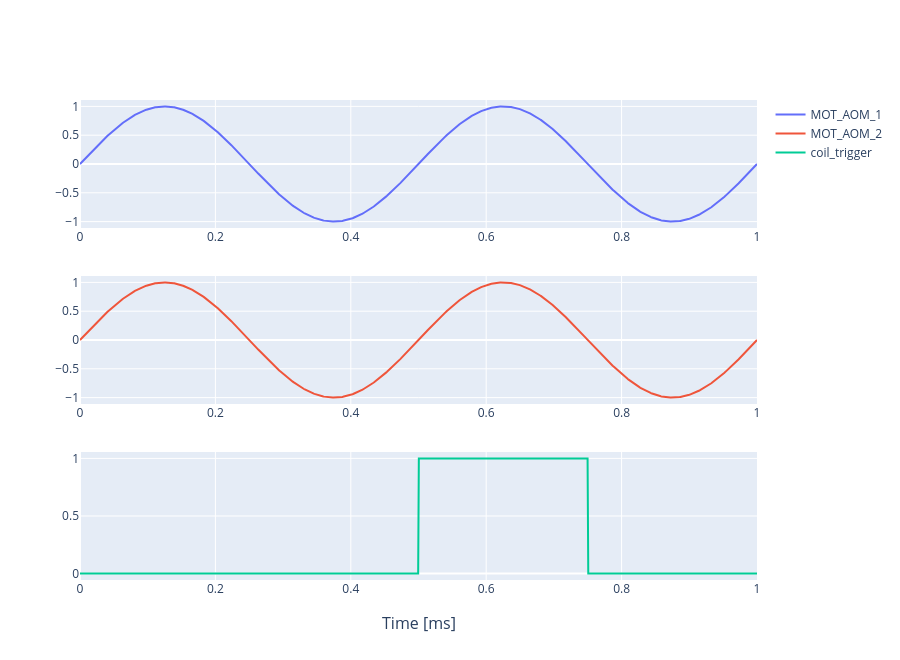

The notebook cell this image was saved under:
### Code cell
plot_sequence([MOT_AOM_1, MOT_AOM_2, coil_trigger])

### Figure 1 — Plotly figure (JSON) as saved in the notebook; plotly's stock layout.template omitted (floating-point values rounded to 4 significant figures; data arrays with more than 128 entries replaced by an {"elided": "..."} marker saying what was removed)
{"data": [{"name": "MOT_AOM_1", "type": "scatter", "x": {"elided": "1000 float values"}, "xaxis": "x", "y": {"elided": "1000 float values"}, "yaxis": "y"}, {"name": "MOT_AOM_2", "type": "scatter", "x": {"elided": "1000 float values"}, "xaxis": "x2", "y": {"elided": "1000 float values"}, "yaxis": "y2"}, {"name": "coil_trigger", "type": "scatter", "x": {"elided": "1000 float values"}, "xaxis": "x3", "y": {"elided": "1000 int values"}, "yaxis": "y3"}], "layout": {"annotations": [{"font": {"size": 16}, "showarrow": false, "text": "Time [ms]", "x": 0.5, "xanchor": "center", "xref": "paper", "y": 0, "yanchor": "top", "yref": "paper", "yshift": -30}], "height": 660.0, "xaxis": {"anchor": "y", "domain": [0, 1], "matches": "x"}, "xaxis2": {"anchor": "y2", "domain": [0, 1], "matches": "x"}, "xaxis3": {"anchor": "y3", "domain": [0, 1], "matches": "x"}, "yaxis": {"anchor": "x", "domain": [0.7333, 1]}, "yaxis2": {"anchor": "x2", "domain": [0.3667, 0.6333]}, "yaxis3": {"anchor": "x3", "domain": [0, 0.2667]}}}
